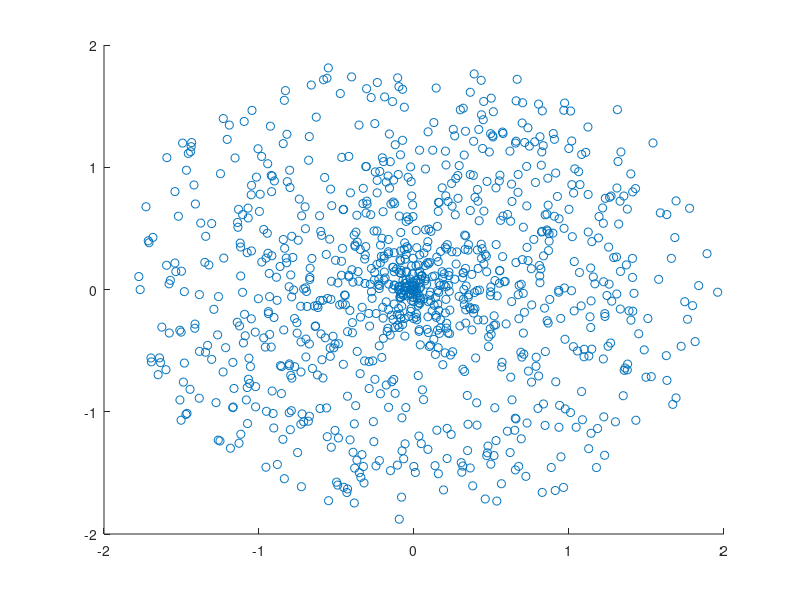

This figure's MATLAB source:
hexradius=2
result=[];
for n=1:1000

theta=rand()*360;
maxx=(0.866+(abs(mod(abs(theta),60)-30)/30)*0.134)*hexradius;
radius=rand()*maxx;
x=radius*cos(theta); 
y=radius*sin(theta);
result(n,:)=[x,y];

end

figure;
scatter(result(:,1),result(:,2))